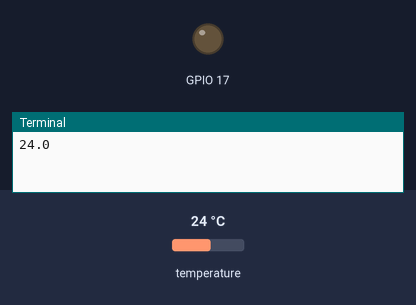
Recording of a program running on a simulated Raspberry Pi (BCM pin numbers). Parts: output pins drawn as LEDs (lit = HIGH), the last lines printed to the terminal. The inputs (shaded band) are chosen by the test bench; at power-on: temperature 24 °C.

Above: at 1.2 s.
1.3 s: temperature set to 31.7 °C
3.0 s: temperature set to 32.5 °C
At 3.7 s:
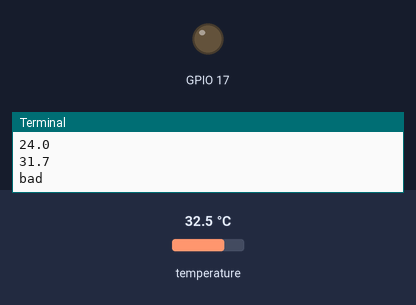
6.5 s: temperature set to 12 °C
At 8.0 s:
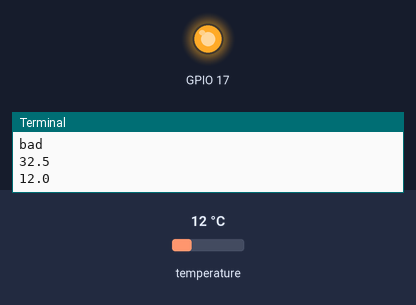
8.5 s: temperature set to 33 °C
At 9.2 s:
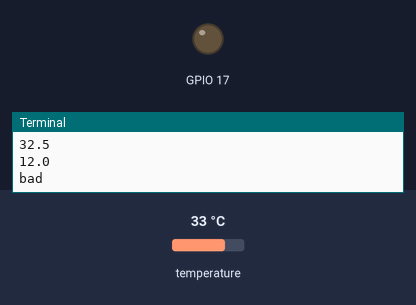
Timing chart, 0 to 11.0 s (numbered marks = the images above; inputs shaded):
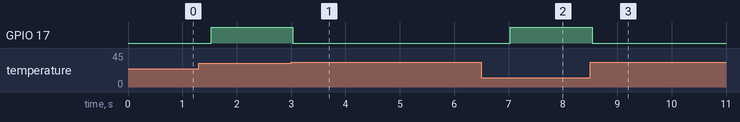

The program:

sensor.py
```python
from RPi import GPIO
from time import sleep
import os
import glob
import time

GPIO.setmode(GPIO.BCM)
GPIO.setup(17, GPIO.OUT)
GPIO.output(17,False)
os.system('modprobe w1-gpio')
os.system('modprobe w1-therm')

base_dir = '/sys/bus/w1/devices/'
device_folder = glob.glob(base_dir + '28*')[0]
device_file = device_folder + '/w1_slave'

def read_temp_raw():
    f = open(device_file, 'r')
    lines = f.readlines()
    f.close()
    return lines

def read_temp():
    lines = read_temp_raw()
    while lines[0].strip()[-3:] != 'YES':
        time.sleep(0.2)
        lines = read_temp_raw()
    equals_pos = lines[1].find('t=')
    if equals_pos != -1:
        temp_string = lines[1][equals_pos+2:]
        temp_c = float(temp_string) / 1000.0
        temp_f = temp_c * 9.0 / 5.0 + 32.0
        #return temp_c, temp_f
	return temp_c

while True:
	#print(read_temp())
	print(round(read_temp(), 1))
	if read_temp() > 32:
		GPIO.output(17, False)
		print ('bad')
		time.sleep(0.5)
	else:
		GPIO.output(17, True)

GPIO.cleanup()
```

Measured:
- after the input at 3.0 s, GPIO 17: HIGH → LOW at once
- after the input at 6.5 s, GPIO 17: LOW → HIGH after 0.54 s
- after the input at 8.5 s, GPIO 17: HIGH → LOW at once
